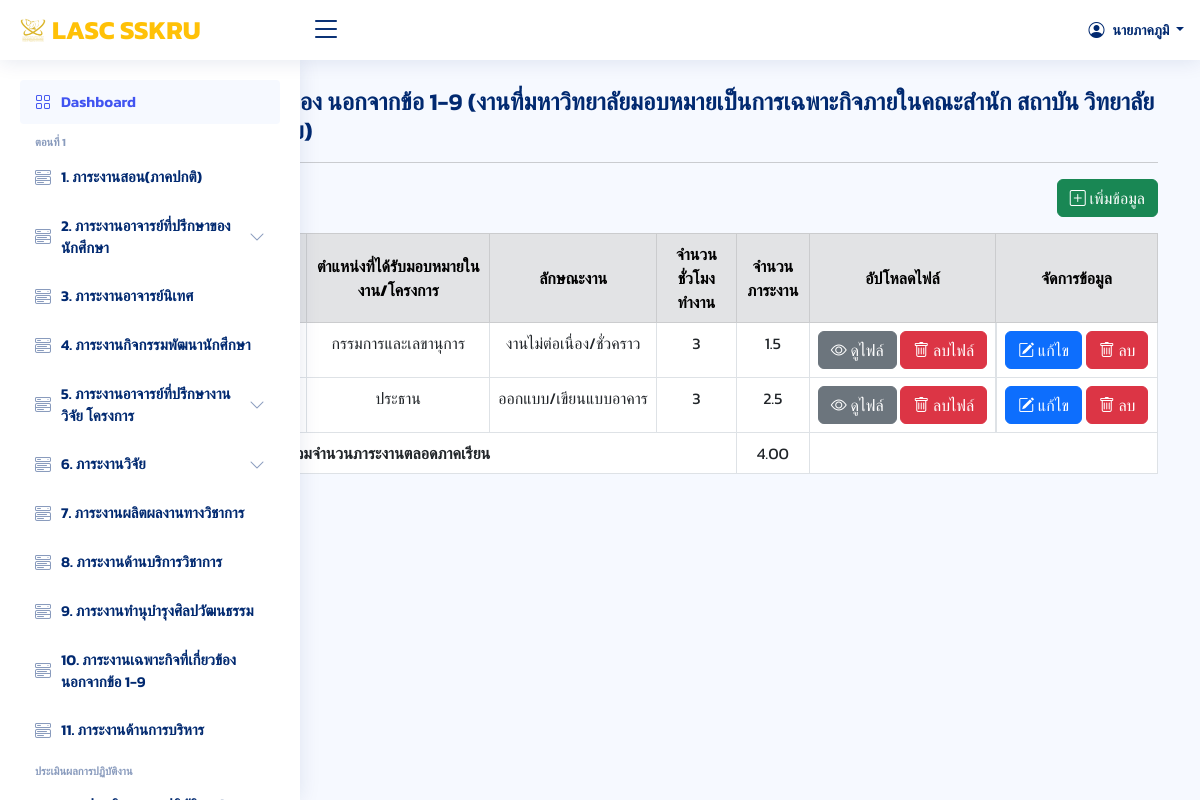
The page /index.php?page=1_10/index_1_10 (signed in) on the database its author committed.
### tables this page shows
CREATE TABLE `personal_1_10` (
  `userId` varchar(50) NOT NULL,
  `id` int(20) NOT NULL,
  `term` int(1) NOT NULL,
  `year` int(4) NOT NULL,
  `date` date NOT NULL,
  `project` varchar(50) NOT NULL,
  `position` varchar(50) NOT NULL,
  `type_work` varchar(50) NOT NULL,
  `amount_time` int(5) NOT NULL,
  `amount_work` float NOT NULL,
  `file` varchar(50) NOT NULL
);

### 1_10/index_1_10.php (the view, shortened to what this page needs)
<?php
    require_once "config/db.php";
    $stmt = $conn->query("SELECT * FROM `term_year` where id = 1");
    $stmt->execute();
    $term_year = $stmt->fetch();
?>
<div class="container">
    <div class="pagetitle mt-3">
        <h1>10. ภาระงานเฉพาะกิจที่เกี่ยวข้อง นอกจากข้อ 1-9 (งานที่มหาวิทยาลัยมอบหมายเป็นการเฉพาะกิจภายในคณะสำนัก สถาบัน วิทยาลัย ศูนย์ หรือภายนอกมหาวิทยาลัย)</h1>
    </div>
    <hr>
    <div class="d-flex justify-content-end ">
        <button class="btn btn-success mb-3" type="button" data-bs-toggle="modal" data-bs-target="#ExtralargeModal">
            <div class="icon d-flex">
                <i class="bi bi-plus-square"></i> &nbsp;
                <div class="label">เพิ่มข้อมูล</div>
            </div>
        </button>
    </div>
    <table class="table table-bordered text-center">
        <thead class="align-middle table-secondary">
            <tr>
                <th scope="col">วัน/เดือน/ปี</th>
                <th scope="col">งาน/โครงการ/กิจกรรม/โครงการยุทธศาสตร์/วารสาร</th>
                <th scope="col">ตำแหน่งที่ได้รับมอบหมายในงาน/โครงการ</th>
                <th scope="col">ลักษณะงาน</th>
                <th scope="col">จำนวนชั่วโมงทำงาน</th>
                <th scope="col">จำนวนภาระงาน</th>
                <th scope="col">อัปโหลดไฟล์</th>
                <th scope="col">จัดการข้อมูล</th>
            </tr>
        </thead>
        <tbody>
            <?php
                $userId = $_SESSION['userId'];
                $term =  $term_year['term'];
                $year =  $term_year['year'];
                $stmt = $conn->query("SELECT*FROM personal_1_10 WHERE userId = '$userId' AND term = '$term' AND year = '$year'");
                $stmt->execute();
                $personal = $stmt->fetchAll();
                $totalAmountWork = 0.00;
                if (!$personal) {
                    echo " <tr><td colspan='9' class='text-center'>ไม่มีข้อมูล</td></tr>";
                } else {
                    foreach ($personal as $per) {
            ?>
                        <tr>
                            <td style="white-space: nowrap;"><?= $per['date']; ?></td>
                            <td><?= $per['project']; ?></td>
                            <td style="white-space: nowrap;"><?= $per['position']; ?></td>
                            <td style="white-space: nowrap;" ><?= $per['type_work']; ?></td>
                            <td><?= $per['amount_time']; ?></td>
                            <td><?= $per['amount_work']; ?></td>
                            <?php $totalAmountWork += floatval($per['amount_work']); ?>
                            <?php if ($per['file']) { ?>
                                <td style="white-space: nowrap;">
                                    <a href="<?= "uploads/" . $per['file']; ?>" target="_blank" class="btn btn-secondary">
                                        <div class="icon d-flex">
                                            <i class="bi bi-eye"></i>&nbsp;
                                            <div class="label">ดูไฟล์</div>
                                        </div>
                                    </a>
                                    <a onclick="return confirm('ต้องการลบไฟล์หรือไม่')" href="?page=1_10/index_1_10&delete_file=<?= $per['id']; ?>" class="btn btn-danger">
                                        <div class="icon d-flex">
                                            <i class="bi bi-trash"></i>&nbsp;
                                            <div class="label">ลบไฟล์</div>
                                        </div>
                                    </a>
                                </td>
                                <td class="d-flex justify-content-center">
                                    <a href="?page=1_10/index_1_10&edit=<?= $per['id']; ?>" class="btn btn-primary">
                                        <div class="icon d-flex">
                                            <i class="bi bi-pencil-square"></i>&nbsp;
                                            <div class="label">แก้ไข</div>
                                        </div>
                                    </a>&nbsp;
                                    <a onclick="return confirm('คุณต้องการลบข้อมูลหรือไม่?'); " href="?page=1_10/index_1_10&delete=<?= $per['id'] ?>" class="btn btn-danger d-flex">
                                        <i class="bi bi-trash"></i>&nbsp;
                                        <div class="label">ลบ</div>
                                    </a>
                                </td>
                            <?php } ?>
                        </tr>
            <?php } } ?>
                        <tr>
                            <th scope="row" colspan="5">รวมจำนวนภาระงานตลอดภาคเรียน</th>
                            <td><?= number_format($totalAmountWork, 2); ?></td>
                            <td colspan="3"></td>
                        </tr>
        </tbody>
    </table>
</div>

### index.php (shortened to what this page needs)
<?php
  $nametitle = $_SESSION['nametitle'];
  $firstname = $_SESSION['firstname'];
  $lastname = $_SESSION['lastname'];
?>
<!DOCTYPE html>
<html lang="en">
<head>
  <link href="assets/vendor/bootstrap/css/bootstrap.min.css" rel="stylesheet">
  <link href="assets/vendor/bootstrap-icons/bootstrap-icons.css" rel="stylesheet">
  <link href="assets/vendor/boxicons/css/boxicons.min.css" rel="stylesheet">
  <link href="assets/vendor/quill/quill.snow.css" rel="stylesheet">
  <link href="assets/vendor/quill/quill.bubble.css" rel="stylesheet">
  <link href="assets/vendor/remixicon/remixicon.css" rel="stylesheet">
  <link href="assets/vendor/simple-datatables/style.css" rel="stylesheet">
  <link href="assets/css/style.css" rel="stylesheet">
</head>
<body>
  <header id="header" class="header fixed-top d-flex align-items-center">
    <div class="d-flex align-items-center justify-content-between">
      <a class="logo d-flex align-items-center">
        <img src="assets/img/logo_lasc.png" alt="โลโก้คณะ">
        <span class="d-none d-lg-block" style="color: #ffc107;">LASC SSKRU</span>
      </a>
      <i class="bi bi-list toggle-sidebar-btn"></i>
    </div>
    <nav class="header-nav ms-auto">
      <ul class="d-flex align-items-center">
        <li class="nav-item dropdown pe-3">
          <a class="nav-link nav-profile d-flex align-items-center pe-0" href="#" data-bs-toggle="dropdown">
            <i class="bi bi-person-circle"></i>
            <span class="d-none d-md-block dropdown-toggle ps-2"><?= $nametitle .  $firstname . ' ' . $lastname ?></span>
          </a>
        </li>
      </ul>
    </nav>
  </header>
  <aside id="sidebar" class="sidebar">
    <ul class="sidebar-nav" id="sidebar-nav">
      <li class="nav-item">
        <a class="nav-link " href="index.php?page=users/dashboard">
          <i class="bi bi-grid"></i>
          <span>Dashboard</span>
        </a>
      </li>
      <li class="nav-heading">ตอนที่ 1</li>
      <li class="nav-item">
        <a class="nav-link collapsed" href="index.php?page=1_1/index_1_1">
          <i class="bi bi-menu-button-wide"></i>
          <span>1. ภาระงานสอน(ภาคปกติ)</span>
        </a>
      </li>
      <li class="nav-item">
        <a class="nav-link collapsed" data-bs-target="#components-nav1" data-bs-toggle="collapse" href="#">
          <i class="bi bi-menu-button-wide"></i><span>2. ภาระงานอาจารย์ที่ปรึกษาของนักศึกษา</span><i class="bi bi-chevron-down ms-auto"></i>
        </a>
      </li>
      <li class="nav-item">
        <a class="nav-link collapsed" href="index.php?page=1_3/index_1_3">
          <i class="bi bi-menu-button-wide"></i><span>3. ภาระงานอาจารย์นิเทศ</span>
        </a>
      </li>
      <li class="nav-item">
        <a class="nav-link collapsed" href="index.php?page=1_4/index_1_4">
          <i class="bi bi-menu-button-wide"></i><span>4. ภาระงานกิจกรรมพัฒนานักศึกษา</span>
        </a>
      </li>
      <li class="nav-item">
        <a class="nav-link collapsed" data-bs-target="#components-nav2" data-bs-toggle="collapse" href="#">
          <i class="bi bi-menu-button-wide"></i><span>5. ภาระงานอาจารย์ที่ปรึกษางานวิจัย โครงการ</span><i class="bi bi-chevron-down ms-auto"></i>
        </a>
      </li>
      <li class="nav-item">
        <a class="nav-link collapsed" data-bs-target="#components-nav3" data-bs-toggle="collapse" href="#">
          <i class="bi bi-menu-button-wide"></i><span>6. ภาระงานวิจัย</span><i class="bi bi-chevron-down ms-auto"></i>
        </a>
      </li>
      <li class="nav-item">
        <a class="nav-link collapsed" href="index.php?page=1_7/index_1_7">
          <i class="bi bi-menu-button-wide"></i><span>7. ภาระงานผลิตผลงานทางวิชาการ</span>
        </a>
      </li>
      <li class="nav-item">
        <a class="nav-link collapsed" href="index.php?page=1_8/index_1_8">
          <i class="bi bi-menu-button-wide"></i><span>8. ภาระงานด้านบริการวิชาการ</span>
        </a>
      </li>
      <li class="nav-item">
        <a class="nav-link collapsed" href="index.php?page=1_9/index_1_9">
          <i class="bi bi-menu-button-wide"></i><span>9. ภาระงานทำนุบำรุงศิลปวัฒนธรรม</span>
        </a>
      </li>
      <li class="nav-item">
        <a class="nav-link collapsed" href="index.php?page=1_10/index_1_10">
          <i class="bi bi-menu-button-wide"></i><span>10. ภาระงานเฉพาะกิจที่เกี่ยวข้อง นอกจากข้อ 1-9</span>
        </a>
      </li>
      <li class="nav-item">
        <a class="nav-link collapsed" href="index.php?page=1_11/index_1_11">
          <i class="bi bi-menu-button-wide"></i><span>11. ภาระงานด้านการบริหาร</span>
        </a>
      </li>
      <li class="nav-heading">ประเมินผลการปฏิบัติงาน</li>
      <li class="nav-item">
        <a class="nav-link collapsed" href="index.php?page=3/index_3">
          <i class="bi bi-menu-button-wide"></i><span>แบบประเมินผลการปฏิบัติงาน(สายวิชาการ)</span>
        </a>
      </li>
  </aside>
  <main>
    <br>
    <br>
    <br>
    <?php
      $page = $_GET['page'];
      include $page . ('.php');
    ?>
  </main>
</body>
</html>

### assets/css/style.css (style rules this page uses)
:root { scroll-behavior: smooth; }
body { font-family: 'Kanit', sans-serif; background: #f6f9ff; color: #444444; }
a { color: #4154f1; text-decoration: none; }
h1, h2, h3, h4, h5, h6 { font-family: 'Kanit', sans-serif; }
.pagetitle { margin-bottom: 10px; }
.pagetitle h1 { font-size: 24px; margin-bottom: 0; font-weight: 600; color: #012970; }
.logo { line-height: 1; }
@media (min-width: 1200px) { .logo { width: 280px; } }
.logo img { max-height: 26px; margin-right: 6px; }
.logo span { font-size: 26px; font-weight: 700; font-family: 'Kanit', sans-serif; }
.header { transition: all 0.5s; z-index: 997; height: 60px; box-shadow: 0px 2px 20px rgba(1, 41, 112, 0.1); background-color: #fff; padding-left: 20px; }
.header .toggle-sidebar-btn { font-size: 32px; padding-left: 10px; cursor: pointer; color: #012970; }
.header-nav ul { list-style: none; }
.header-nav>ul { margin: 0; padding: 0; }
.header-nav .nav-profile { color: #012970; }
.header-nav .nav-profile span { font-size: 14px; font-weight: 600; }
.sidebar { position: fixed; top: 60px; left: 0; bottom: 0; width: 300px; z-index: 996; transition: all 0.3s; padding: 20px; overflow-y: auto; scrollbar-width: thin; scrollbar-color: #aab7cf transparent; box-shadow: 0px 0px 20px rgba(1, 41, 112, 0.1); background-color: #fff; }
.sidebar-nav { padding: 0; margin: 0; list-style: none; }
.sidebar-nav li { padding: 0; margin: 0; list-style: none; }
.sidebar-nav .nav-item { margin-bottom: 5px; }
.sidebar-nav .nav-heading { font-size: 11px; text-transform: uppercase; color: #899bbd; font-weight: 600; margin: 10px 0 5px 15px; }
.sidebar-nav .nav-link { display: flex; align-items: center; font-size: 15px; font-weight: 600; color: #4154f1; transition: 0.3; background: #f6f9ff; padding: 10px 15px; border-radius: 4px; }
.sidebar-nav .nav-link i { font-size: 16px; margin-right: 10px; color: #4154f1; }
.sidebar-nav .nav-link.collapsed { color: #012970; background: #fff; }
.sidebar-nav .nav-link.collapsed i { color: #899bbd; }
.sidebar-nav .nav-link .bi-chevron-down { margin-right: 0; transition: transform 0.2s ease-in-out; }

### rows shown on the page
personal_1_10: position "กรรมการและเลขานุการ", type_work "งานไม่ต่อเนื่อง/ชั่วคราว", amount_time "3", amount_work "1.5"
personal_1_10: position "ประธาน", type_work "ออกแบบ/เขียนแบบอาคาร", amount_time "3", amount_work "2.5"

### other values the page prints
$nametitle "นาย"
$firstname "ภาคภูมิ"
$totalAmountWork "4.00"
